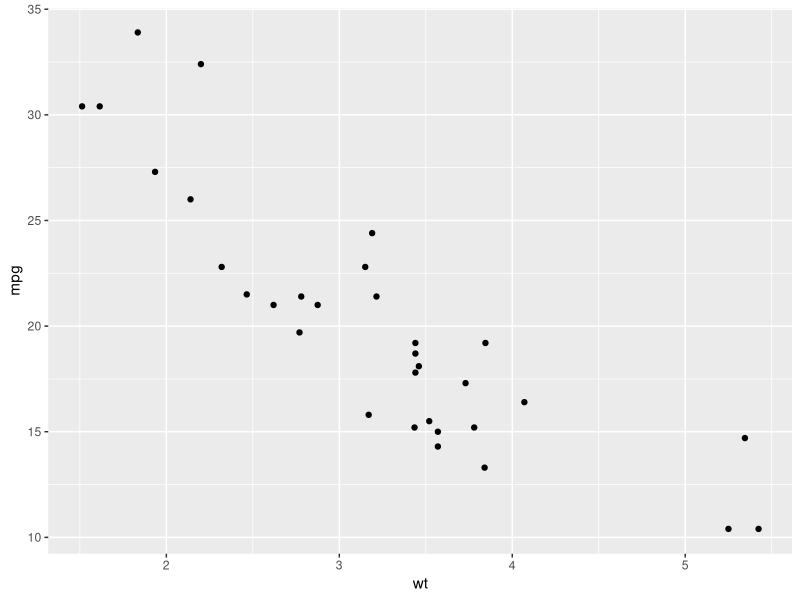
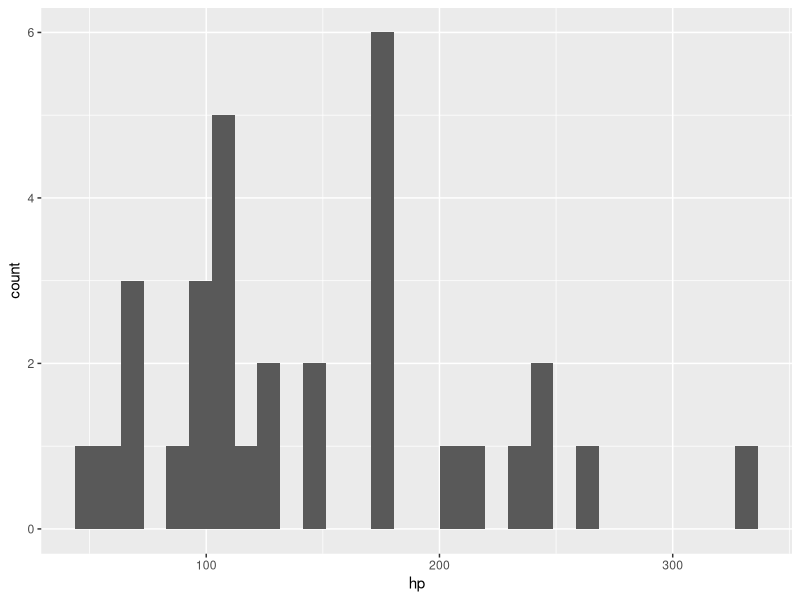
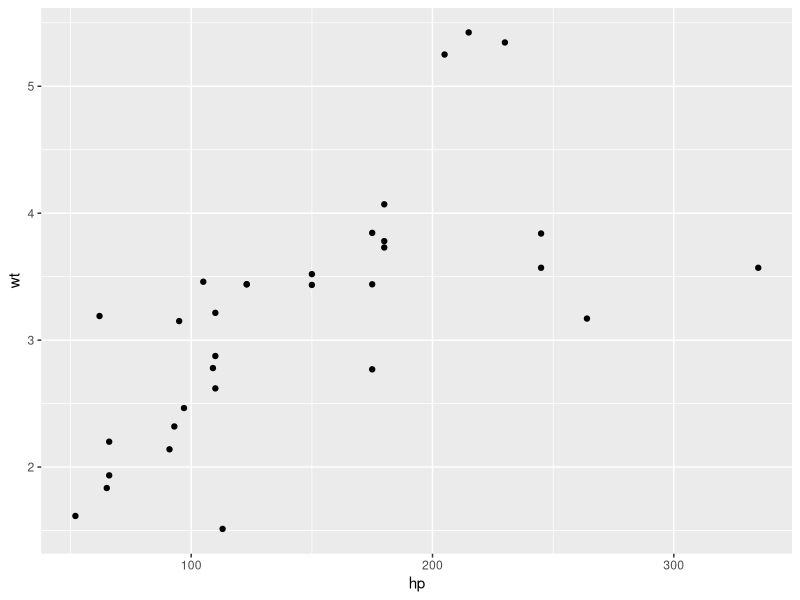
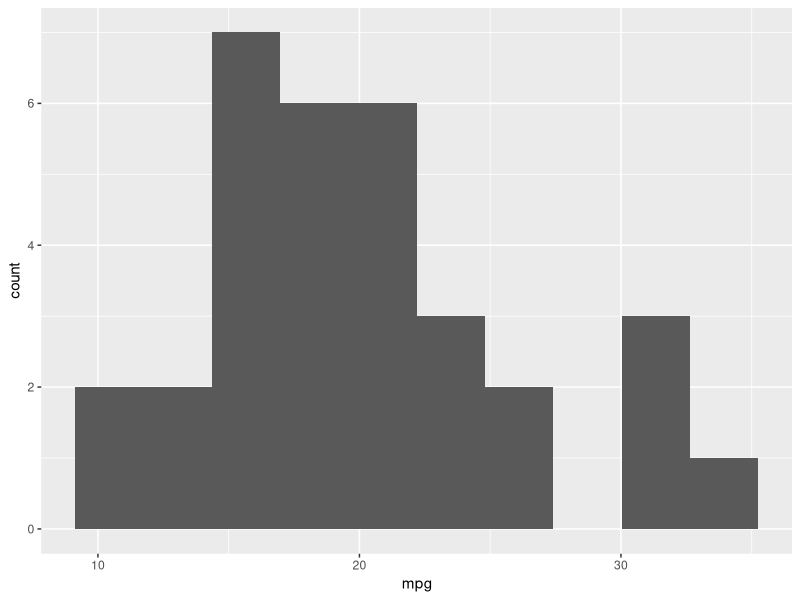
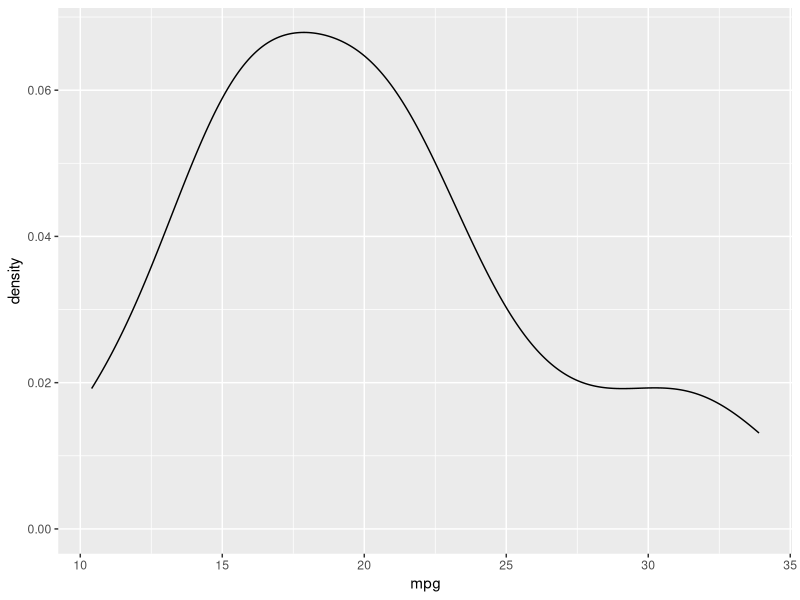
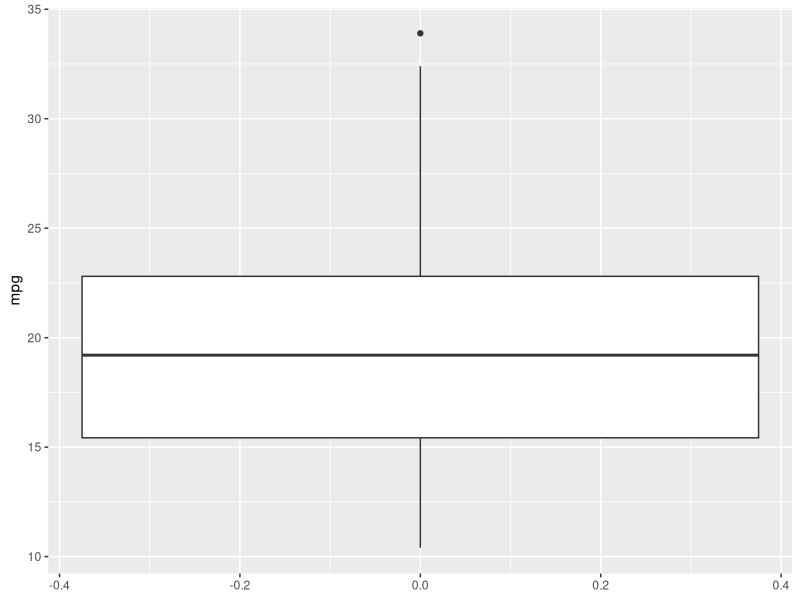
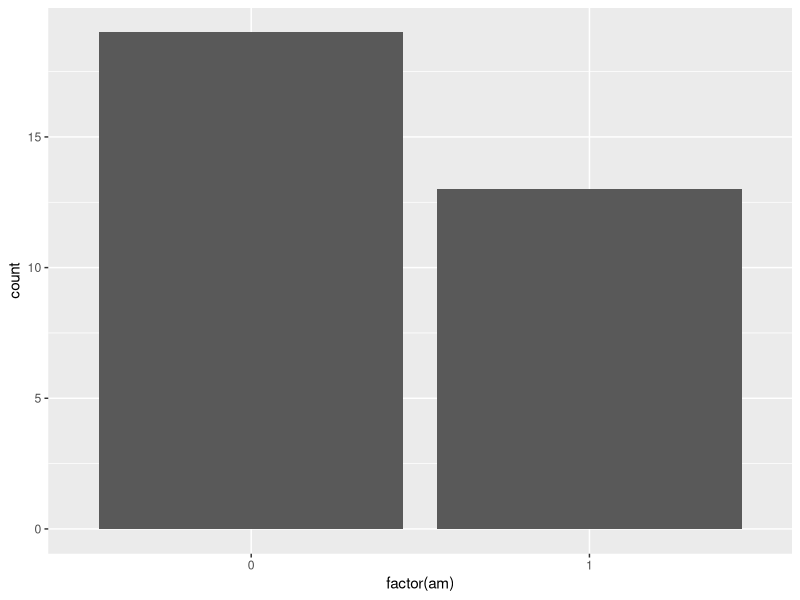
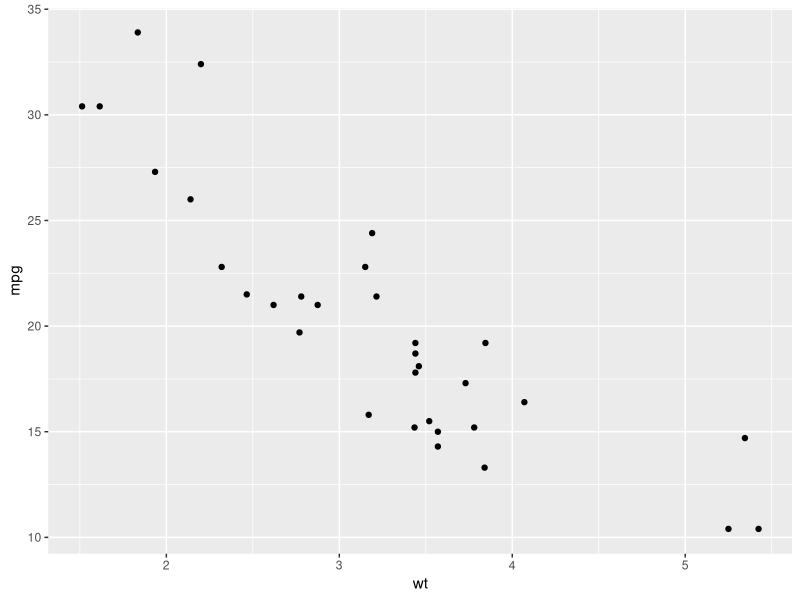

Recreate these plots in R, in order.
library(tidyverse)
library(ggplot2)

# Two things that needs to consider before choose Chart
        # 1. Number of Variables
        # 2. Data Type 


#Basic chart Knowledge
#  - One quantitative variable: geom_histogram,        
#                           geom_density, geom_boxplot
#  - One factor variable: geom_bar
#  - Two Quantitative variables: geom_point, geom_smooth
#                               geom_density2d
#  - Two factor variables: geom_bar


# Basic ggplot2  - has main 3 elements 
#   1. data - data frame 
#   2. aesthetic (mapping) - column to map with the chart
#   3. geom (geometry)  - chart 

ggplot(data = mtcars, 
       mapping = aes(x = wt, y = mpg)) + 
    geom_point()


ggplot(data = mtcars, 
       mapping = aes(x = hp)) +
    geom_histogram()

ggplot(mtcars, aes(hp, wt)) + 
    geom_point()              # make it shorter syntax


# 1. One variable quantitative 
ggplot(mtcars, aes(mpg)) +
    geom_histogram(bins = 10)

ggplot(mtcars, aes(mpg)) +
    geom_density()

ggplot(mtcars, aes(mpg)) +
    geom_boxplot() +
    coord_flip()                  # flip the boxplot

        # boxplot can show Outlier (dot),Q1-Q4, min-max
  min(mtcars$mpg)
  quantile(mtcars$mpg, probs = 0.25) # Q1 
  quantile(mtcars$mpg, probs = 0.50) # Q2
  quantile(mtcars$mpg, probs = 0.75) # Q3 
  max(mtcars$mpg)

  fivenum(mtcars$mpg) # Tukey Five Number Summary 

  # How to detect Outliers 
  #  value   > Q3 + 1.5*IQR 
  #          < Q1 - 1.5*IQR
  # 
  #  find IQR by using func. IQR()  ,or IQR = Q3 - Q1
  IQR(mtcars$mpg)    # 7.375
  
  fivenum(mtcars$mpg)  # 10.40 15.35 19.20 22.80 33.90
                       # min,  Q1, Median/Q2, Q3, Q4
  
  # If Value > ....(below)...    means outlier 
  22.80 + 1.5*IQR(mtcars$mpg) 
        # 33.8625  
  # If Value < ....(below)...    means outlier 
  15.35 - 1.5*IQR(mtcars$mpg) 
        # 4.2875
  #  "33.9"(Q4) > 33.8625   means 33.9 is outlier
 
 
# 2. One variable qualitative (Factor)
ggplot(mtcars, aes(factor(am))) + 
    geom_bar()

# 3. Two variable quantitative
ggplot(mtcars, aes(wt, mpg)) +
    geom_point()

        # Can find correlation by using cor()
         cor(mtcars$wt, mtcars$mpg)
        # -0.8676594 (High correlated, Negative)

ggplot(mtcars, aes(wt,mpg)) + 
    geom_density2d() +
    geom_point()


ggplot(mtcars, aes(wt, mpg)) + 
    geom_point() +
    geom_rug()

ggplot(mtcars, aes(wt, mpg)) +
    geom_point() +
    geom_smooth() 

    # geom_point is regression model 
    # we also adjust from curve to straight line 
    # by put geom_smooth(method = "lm")  linear Model

ggplot(mtcars, aes(wt, mpg)) +
    geom_point() +
    geom_smooth(method = "lm", se = FALSE) 
    
    # se = standard error // we can hide it: se = FALSE 

    ## ggsave() - to save chart that is showing 
    ggsave("Plot/myFirstPlot.png")
    #   "folder name / create file name" 

    ggsave("Plot/myFirstPlot2.png", 
       width = 10, height = 5, units = "cm")


# 4. two variable qualitative (factor)

glimpse(mtcars)
# From data column vs and am, now are double (number)
# so, we need to change it to Factor first 

mtcars$am <- factor(mtcars$am, 
                    levels = c(0,1),
                    labels = c("Auto", "Manual"))

mtcars$vs <- factor(mtcars$vs, 
                    levels = c(0,1),
                    labels = c("Vshaped", "Straight"))
glimpse(mtcars)

ggplot(mtcars, aes(am, fill=vs)) +
    geom_bar()

        # fill = ...  is argument in aes() 
        # it means that fill "vs" data on "am" 

mtcars %>% 
    count(am,vs) %>%
    group_by(am) %>%
    mutate(pct = n/sum(n))

ggplot(mtcars, aes(am, fill=vs)) +
    geom_bar(position = "fill")
        
    # position = "fill" means change n to percentage
    # position = "dodge" means put bar next to it
ggplot(mtcars, aes(am, fill=vs)) +
    geom_bar(position = "dodge")

###### Setting vs. Mapping ######

#Setting - adjust characteristic of chart (size, color)
#        - adjust at geom 

ggplot(mtcars, aes(wt, mpg)) + 
    geom_point(size = 5, color = "red", 
               alpha = 0.5)
    
    # setting: size, color, alpha(transparent 0 - 1)


# Mapping  - column in dataframe mapped in aes function 
#          - adjust at aes(... , ..., color =  )
ggplot(mtcars, aes(wt, mpg, color=am)) + 
    geom_point()
                    # mapped by color 

ggplot(mtcars, aes(wt, mpg, shape=am)) + 
    geom_point()
                    # mapped by shape

ggplot(mtcars, aes(am, fill=vs)) +
    geom_bar()
                    # mapped by fill 

###### Set labels for our chart ######

p <- ggplot(mtcars, aes(wt, mpg, color=am)) + 
    geom_point(size = 3, alpha =0.7) 

p + 
    labs(title = "My first scatter plot",
         x = "Weight",
         y = "Mile per gallon",
         subtitle = "Both variables are negatively correlated",
         caption = "Source: mtcars dataframe")


